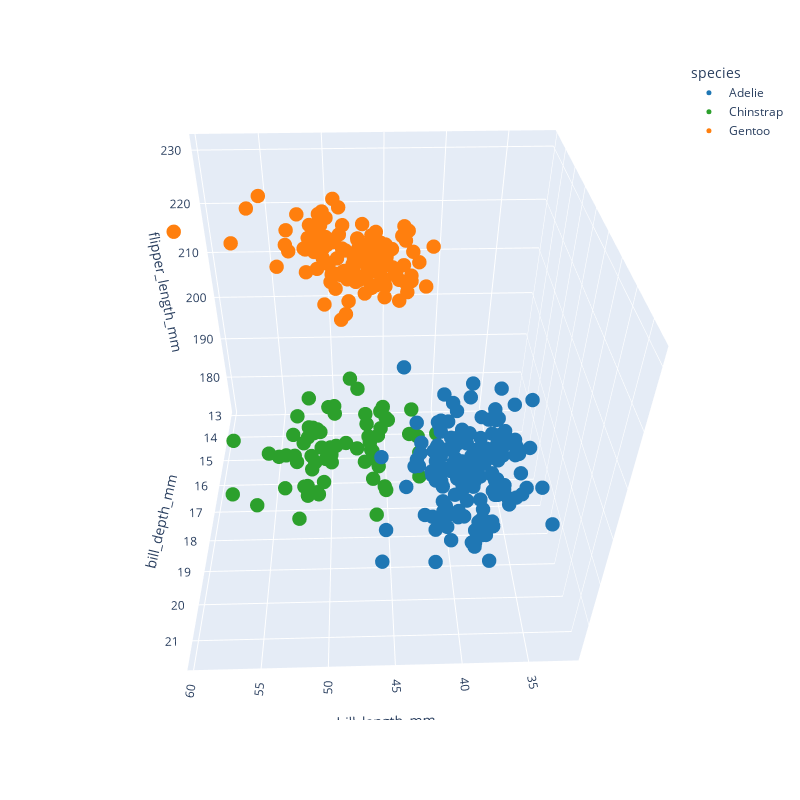

Notebook code for this chart:
### Code cell
#vamos a utilizar la librería plotly para hacer el gráfico en 3D e interactivo
import plotly.express as px
SPECIES_COLORS = {
    "Adelie": "#1f77b4",
    "Gentoo": "#ff7f0e",
    "Chinstrap": "#2ca02c"
}
fig = px.scatter_3d(data_frame = data_k, x = 'bill_length_mm', y = 'bill_depth_mm', z = 'flipper_length_mm', color = 'species', height = 800, width = 800, color_discrete_map=SPECIES_COLORS)
fig.update_traces(marker=dict(size=5))  # ajustar tamaño de puntos

### Figure 1 — Plotly figure (JSON) as saved in the notebook; plotly's stock layout.template omitted (floating-point values rounded to 4 significant figures; data arrays with more than 128 entries replaced by an {"elided": "..."} marker saying what was removed)
{"data": [{"hovertemplate": "species=Adelie<br>bill_length_mm=%{x}<br>bill_depth_mm=%{y}<br>flipper_length_mm=%{z}<extra></extra>", "legendgroup": "Adelie", "marker": {"color": "#1f77b4", "size": 5, "symbol": "circle"}, "mode": "markers", "name": "Adelie", "scene": "scene", "showlegend": true, "type": "scatter3d", "x": {"elided": "151 float values"}, "y": {"elided": "151 float values"}, "z": {"elided": "151 int values"}}, {"hovertemplate": "species=Chinstrap<br>bill_length_mm=%{x}<br>bill_depth_mm=%{y}<br>flipper_length_mm=%{z}<extra></extra>", "legendgroup": "Chinstrap", "marker": {"color": "#2ca02c", "size": 5, "symbol": "circle"}, "mode": "markers", "name": "Chinstrap", "scene": "scene", "showlegend": true, "type": "scatter3d", "x": [46.5, 50, 51.3, 45.4, 52.7, 45.2, 46.1, 51.3, 46, 51.3, 46.6, 51.7, 47, 52, 45.9, 50.5, 50.3, 58, 46.4, 49.2, 42.4, 48.5, 43.2, 50.6, 46.7, 52, 50.5, 49.5, 46.4, 52.8, 40.9, 54.2, 42.5, 51, 49.7, 47.5, 47.6, 52, 46.9, 53.5, 49, 46.2, 50.9, 45.5, 50.9, 50.8, 50.1, 49, 51.5, 49.8, 48.1, 51.4, 45.7, 50.7, 42.5, 52.2, 45.2, 49.3, 50.2, 45.6, 51.9, 46.8, 45.7, 55.8, 43.5, 49.6, 50.8, 50.2], "y": [17.9, 19.5, 19.2, 18.7, 19.8, 17.8, 18.2, 18.2, 18.9, 19.9, 17.8, 20.3, 17.3, 18.1, 17.1, 19.6, 20, 17.8, 18.6, 18.2, 17.3, 17.5, 16.6, 19.4, 17.9, 19, 18.4, 19, 17.8, 20, 16.6, 20.8, 16.7, 18.8, 18.6, 16.8, 18.3, 20.7, 16.6, 19.9, 19.5, 17.5, 19.1, 17, 17.9, 18.5, 17.9, 19.6, 18.7, 17.3, 16.4, 19, 17.3, 19.7, 17.3, 18.8, 16.6, 19.9, 18.8, 19.4, 19.5, 16.5, 17, 19.8, 18.1, 18.2, 19, 18.7], "z": [192, 196, 193, 188, 197, 198, 178, 197, 195, 198, 193, 194, 185, 201, 190, 201, 197, 181, 190, 195, 181, 191, 187, 193, 195, 197, 200, 200, 191, 205, 187, 201, 187, 203, 195, 199, 195, 210, 192, 205, 210, 187, 196, 196, 196, 201, 190, 212, 187, 198, 199, 201, 193, 203, 187, 197, 191, 203, 202, 194, 206, 189, 195, 207, 202, 193, 210, 198]}, {"hovertemplate": "species=Gentoo<br>bill_length_mm=%{x}<br>bill_depth_mm=%{y}<br>flipper_length_mm=%{z}<extra></extra>", "legendgroup": "Gentoo", "marker": {"color": "#ff7f0e", "size": 5, "symbol": "circle"}, "mode": "markers", "name": "Gentoo", "scene": "scene", "showlegend": true, "type": "scatter3d", "x": [46.1, 50, 48.7, 50, 47.6, 46.5, 45.4, 46.7, 43.3, 46.8, 40.9, 49, 45.5, 48.4, 45.8, 49.3, 42, 49.2, 46.2, 48.7, 50.2, 45.1, 46.5, 46.3, 42.9, 46.1, 44.5, 47.8, 48.2, 50, 47.3, 42.8, 45.1, 59.6, 49.1, 48.4, 42.6, 44.4, 44, 48.7, 42.7, 49.6, 45.3, 49.6, 50.5, 43.6, 45.5, 50.5, 44.9, 45.2, 46.6, 48.5, 45.1, 50.1, 46.5, 45, 43.8, 45.5, 43.2, 50.4, 45.3, 46.2, 45.7, 54.3, 45.8, 49.8, 46.2, 49.5, 43.5, 50.7, 47.7, 46.4, 48.2, 46.5, 46.4, 48.6, 47.5, 51.1, 45.2, 45.2, 49.1, 52.5, 47.4, 50, 44.9, 50.8, 43.4, 51.3, 47.5, 52.1, 47.5, 52.2, 45.5, 49.5, 44.5, 50.8, 49.4, 46.9, 48.4, 51.1, 48.5, 55.9, 47.2, 49.1, 47.3, 46.8, 41.7, 53.4, 43.3, 48.1, 50.5, 49.8, 43.5, 51.5, 46.2, 55.1, 44.5, 48.8, 47.2, 46.8, 50.4, 45.2, 49.9], "y": [13.2, 16.3, 14.1, 15.2, 14.5, 13.5, 14.6, 15.3, 13.4, 15.4, 13.7, 16.1, 13.7, 14.6, 14.6, 15.7, 13.5, 15.2, 14.5, 15.1, 14.3, 14.5, 14.5, 15.8, 13.1, 15.1, 14.3, 15, 14.3, 15.3, 15.3, 14.2, 14.5, 17, 14.8, 16.3, 13.7, 17.3, 13.6, 15.7, 13.7, 16, 13.7, 15, 15.9, 13.9, 13.9, 15.9, 13.3, 15.8, 14.2, 14.1, 14.4, 15, 14.4, 15.4, 13.9, 15, 14.5, 15.3, 13.8, 14.9, 13.9, 15.7, 14.2, 16.8, 14.4, 16.2, 14.2, 15, 15, 15.6, 15.6, 14.8, 15, 16, 14.2, 16.3, 13.8, 16.4, 14.5, 15.6, 14.6, 15.9, 13.8, 17.3, 14.4, 14.2, 14, 17, 15, 17.1, 14.5, 16.1, 14.7, 15.7, 15.8, 14.6, 14.4, 16.5, 15, 17, 15.5, 15, 13.8, 16.1, 14.7, 15.8, 14, 15.1, 15.2, 15.9, 15.2, 16.3, 14.1, 16, 15.7, 16.2, 13.7, 14.3, 15.7, 14.8, 16.1], "z": [211, 230, 210, 218, 215, 210, 211, 219, 209, 215, 214, 216, 214, 213, 210, 217, 210, 221, 209, 222, 218, 215, 213, 215, 215, 215, 216, 215, 210, 220, 222, 209, 207, 230, 220, 220, 213, 219, 208, 208, 208, 225, 210, 216, 222, 217, 210, 225, 213, 215, 210, 220, 210, 225, 217, 220, 208, 220, 208, 224, 208, 221, 214, 231, 219, 230, 214, 229, 220, 223, 216, 221, 221, 217, 216, 230, 209, 220, 215, 223, 212, 221, 212, 224, 212, 228, 218, 218, 212, 230, 218, 228, 212, 224, 214, 226, 216, 222, 203, 225, 219, 228, 215, 228, 216, 215, 210, 219, 208, 209, 216, 229, 213, 230, 217, 230, 217, 222, 214, 215, 222, 212, 213]}], "layout": {"height": 800, "legend": {"title": {"text": "species"}, "tracegroupgap": 0}, "margin": {"t": 60}, "scene": {"aspectmode": "auto", "aspectratio": {"x": 1, "y": 1, "z": 1}, "camera": {"center": {"x": 0, "y": 0, "z": 0}, "eye": {"x": 0.04574, "y": 1.625, "z": 1.336}, "projection": {"type": "perspective"}, "up": {"x": 0.006016, "y": -0.00598, "z": 1.0}}, "domain": {"x": [0, 1], "y": [0, 1]}, "xaxis": {"title": {"text": "bill_length_mm"}, "type": "linear"}, "yaxis": {"title": {"text": "bill_depth_mm"}, "type": "linear"}, "zaxis": {"title": {"text": "flipper_length_mm"}, "type": "linear"}}, "width": 800}}
